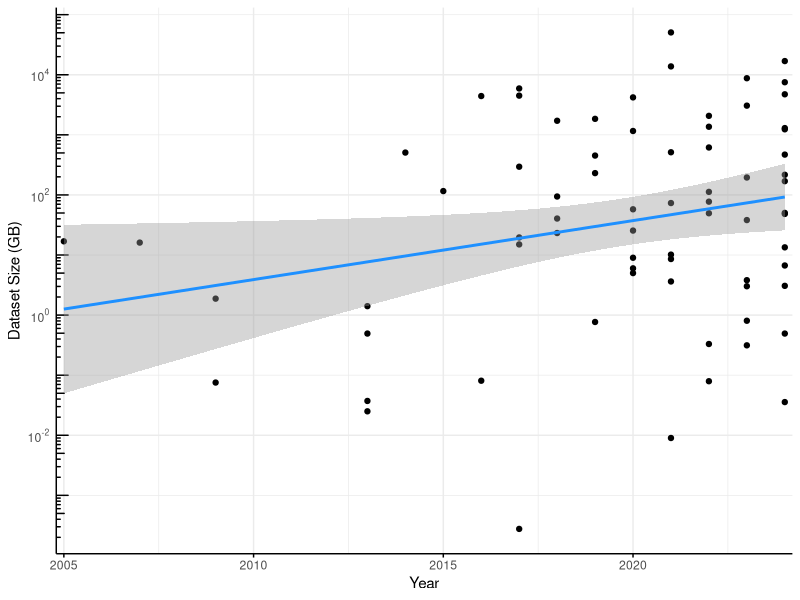
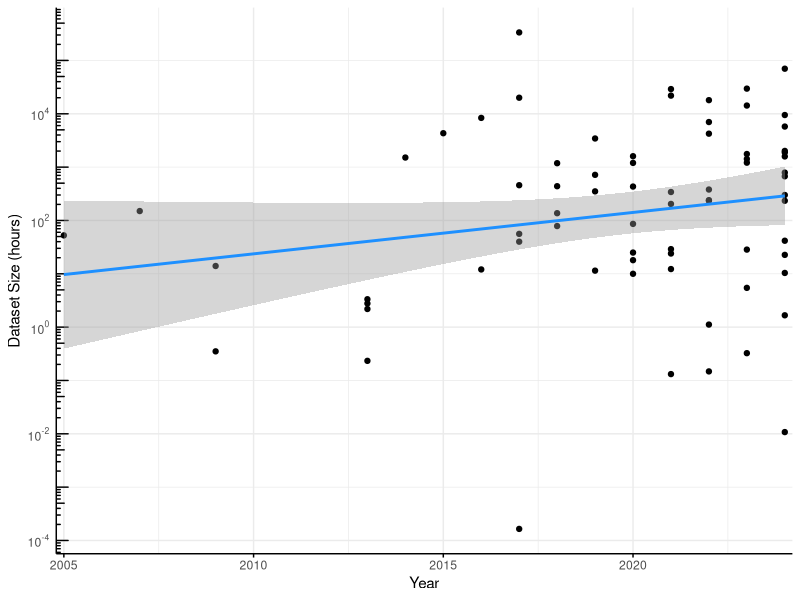
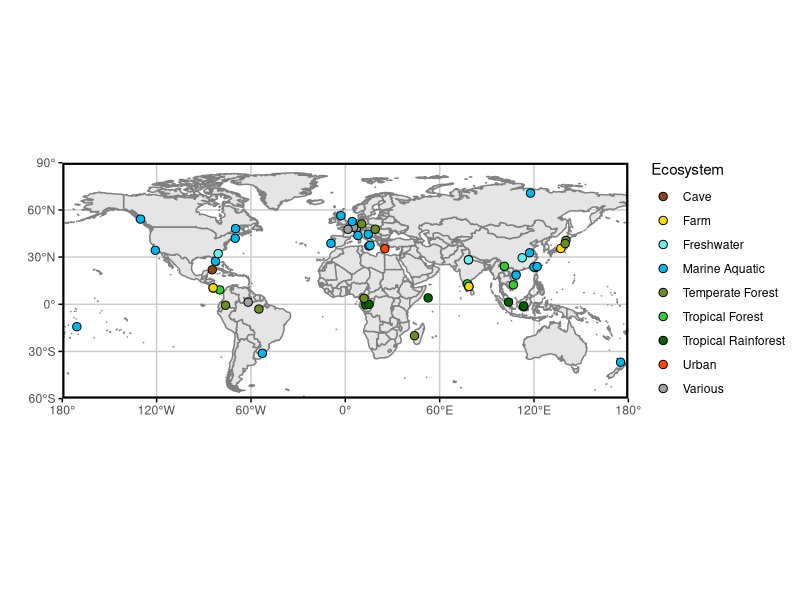
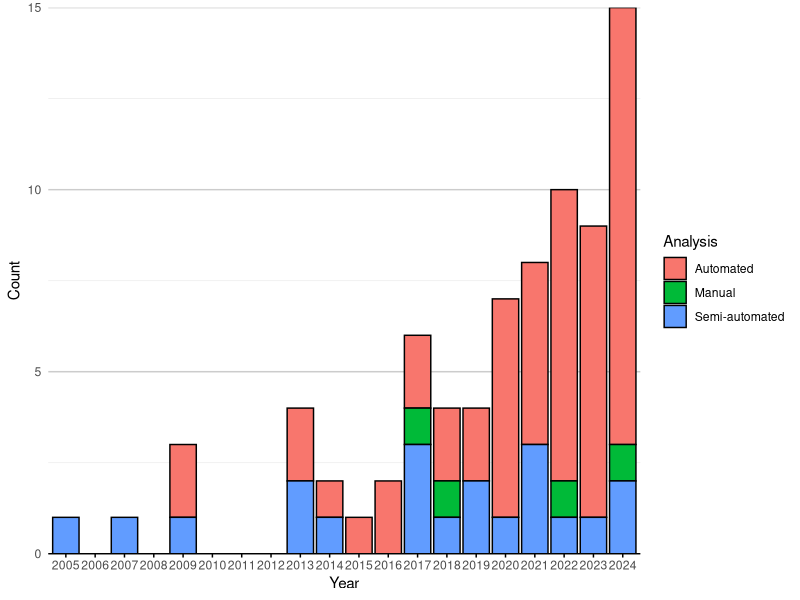
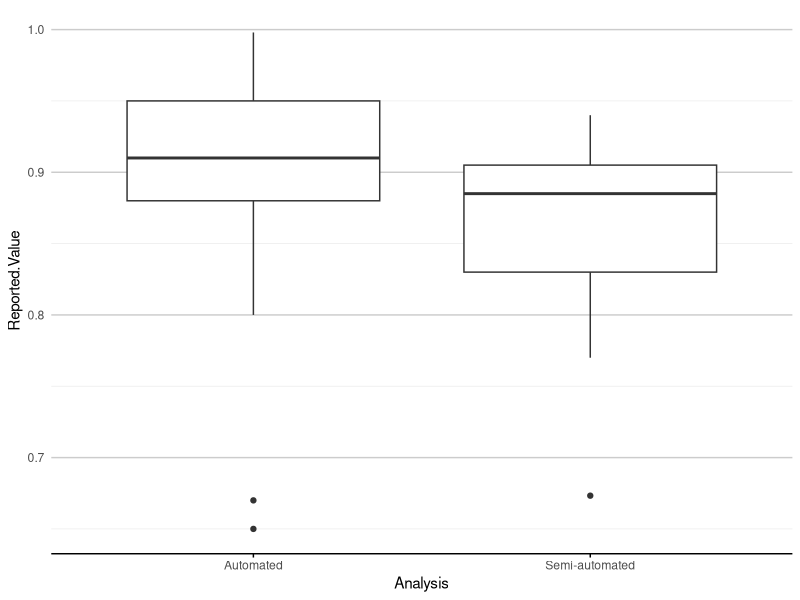
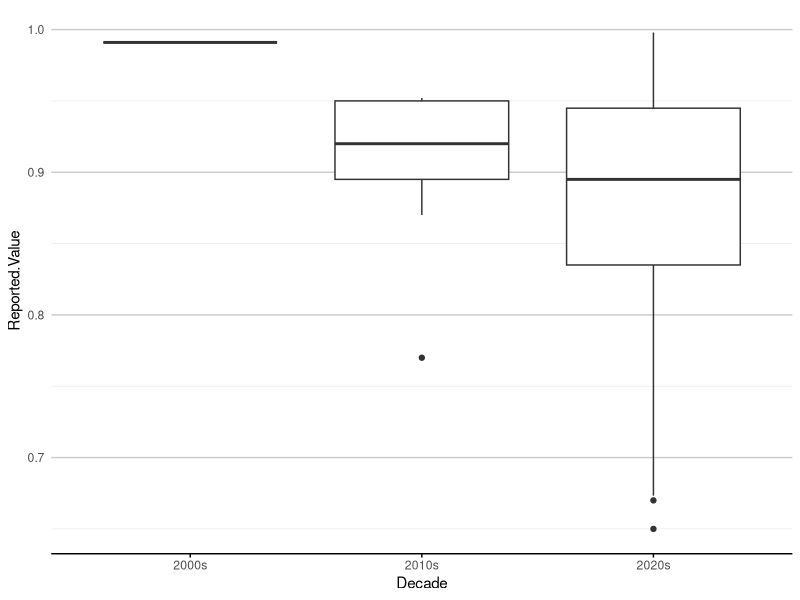
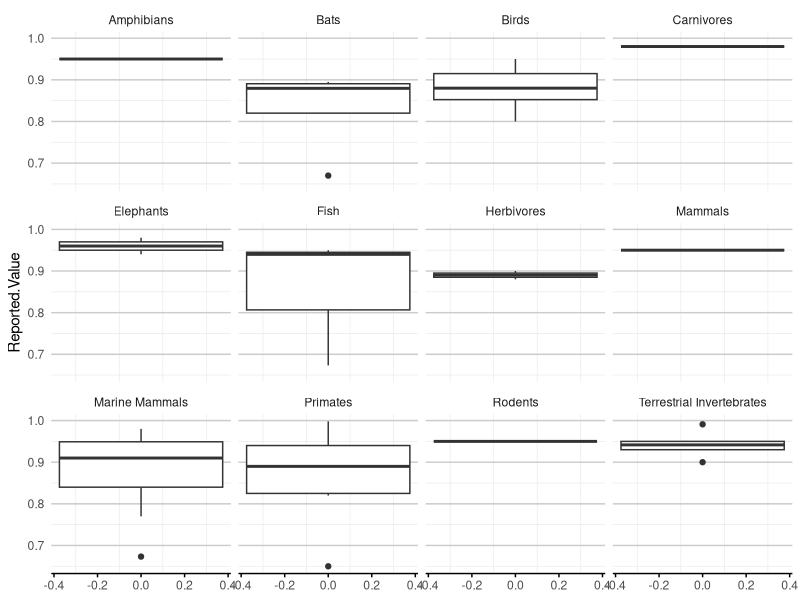
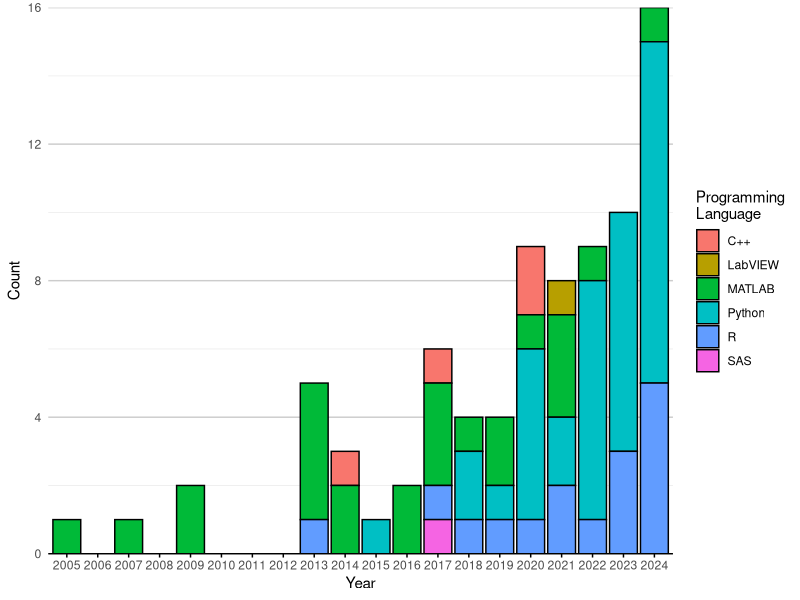

Generate these figures, in order, with R:
## ---- chunk 1
library(ggplot2)
library(maps)
library(dplyr)
## ---- chunk 2
df <- read.csv("tagged_literature.csv")
#df$Year <- as.factor(df$Year)

log10_minor_break = function (...){
  function(x) {
    minx         = floor(min(log10(x), na.rm=T))-1;
    maxx         = ceiling(max(log10(x), na.rm=T))+1;
    n_major      = maxx-minx+1;
    major_breaks = seq(minx, maxx, by=1)
    minor_breaks = 
      rep(log10(seq(1, 9, by=4)), times = n_major)+
      rep(major_breaks, each = 9)
    return(10^(minor_breaks))
  }
}

log_breaks = function(maj, radix=10) {
  function(x) {
    minx         = floor(min(logb(x,radix), na.rm=T)) - 1
    maxx         = ceiling(max(logb(x,radix), na.rm=T)) + 1
    n_major      = maxx - minx + 1
    major_breaks = seq(minx, maxx, by=1)
    if (maj) {
      breaks = major_breaks
    } else {
      steps = logb(1:(radix-1),radix)
      breaks = rep(steps, times=n_major) +
               rep(major_breaks, each=radix-1)
    }
    radix^breaks
  }
}
scale_x_log_eng = function(..., radix=10) {
  scale_x_continuous(...,
                     trans=scales::log_trans(radix),
                     breaks=scales::log_breaks(TRUE, radix),
                     minor_breaks=scales::log_breaks(FALSE, radix))
}
scale_y_log_eng = function(..., radix=10) {
  scale_y_continuous(...,
                     trans=scales::log_trans(radix),
                     breaks=scales::log_breaks(TRUE, radix),
                     minor_breaks=scales::log_breaks(FALSE, radix))
}

p <- df |>
  tidyr::drop_na(Dataset.GB) |> 
  #filter(Year >= 2008) |>
  ggplot(aes(Year, Dataset.GB)) + 
  geom_point() + 
  scale_y_log10(
    breaks = scales::trans_breaks("log10", function(x) 10^x),
    labels = scales::trans_format("log10", scales::math_format(10^.x))
  ) +
  annotation_logticks(side="l")+
  geom_smooth(method="lm", color = "dodgerblue") +
  scale_x_continuous(expand = c(0.01,0.01)) +
  labs(y="Dataset Size (GB)") +
  theme_minimal() +
  theme(axis.line = element_line(),
        axis.ticks.x = element_line())
p
ggsave("images/data_trend.png", p, width = 120, height = 120, units = "mm")

p <- df |>
  tidyr::drop_na(Dataset.Hours) |> 
  #filter(Year >= 2008) |>
  ggplot(aes(Year, Dataset.Hours)) + 
  geom_point() + 
  scale_y_log10(
    breaks = scales::trans_breaks("log10", function(x) 10^x),
    labels = scales::trans_format("log10", scales::math_format(10^.x))
  ) +
  annotation_logticks(side="l")+
  geom_smooth(method="lm", color = "dodgerblue") +
  scale_x_continuous(expand = c(0.01,0.01)) +
  labs(y="Dataset Size (hours)") +
  theme_minimal() +
  theme(axis.line = element_line(),
        axis.ticks.x = element_line())
p
ggsave("images/hours_trend.png", p, width = 120, height = 120, units = "mm")
## ---- chunk 3
# Sample data
#coords <- c("-0.356251N,12.940863E;-0.078775N,15.127076E", "-0.078775N,15.1270777E")

# Function to convert coordinates to numeric values
convert_to_numeric <- function(coord_string) {
  # Split the string by comma
  parts <- strsplit(coord_string, ",")[[1]]
  #remove leading or trailing space
  
  # Extract latitude and longitude, handle direction
  lat <- as.numeric(gsub("[A-Z]", "", parts[1]))
  lon <- as.numeric(gsub("[A-Z]", "", parts[2]))
  
  # Check direction for latitude
  if (grepl("S", parts[1])) {
    lat <- -lat
  }
  
  # Check direction for longitude
  if (grepl("W", parts[2])) {
    lon <- -lon
  }
  
  return(paste0(c(lat, lon), collapse = ","))
}

Latlong_df <- df |>
  select(Latlong, Ecosystem) |>
  mutate(Latlong = strsplit(Latlong, ";")) |>
  tidyr::unnest(Latlong) |>
  mutate(Ecosystem = strsplit(Ecosystem, ", ")) |>
  tidyr::unnest(Ecosystem) |>
  mutate(Latlong = sapply(Latlong, convert_to_numeric),
         lat = sapply(strsplit(Latlong, ","), function(x) as.numeric(x[1])),
         long = sapply(strsplit(Latlong, ","), function(x) as.numeric(x[2]))
)

# Create the world map
world <- map_data("world")

ecosystem_colors <- c(
  "Tropical Forest" = "#32CD32",
  "Marine Aquatic" = "#00B7EB",
  "Various" = "#a0a0a0",
  "Tropical Rainforest" = "#006400",
  "Freshwater" = "#66EEEB",
  "Temperate Forest" = "#6B8E23",
  "Farm" = "#FFD700",
  "Cave" = "#8B4513",
  "Urban" = "#FF4500"
)

# Plotting
p <- ggplot() +
  # Add world map with light grey fill and dark grey borders
  geom_polygon(data = world, aes(x = long, y = lat, group = group), 
               fill = "grey90", color = "grey50") +
  # Add jittered points for different tags
  geom_jitter(data = Latlong_df, aes(x = long, y = lat, fill = Ecosystem), colour="black", size = 2.5, shape=21) +
  # Set coordinate system to map projection
  coord_fixed(ratio = 1, xlim = c(-180, 180), ylim = c(-60, 90), expand = FALSE) +
  # Custom breaks and labels for x (longitude) and y (latitude)
  scale_x_continuous(breaks = seq(-180, 180, by = 60),
                     labels = c("180°", "120°W", "60°W", "0°", "60°E", "120°E", "180°")) +
  scale_y_continuous(breaks = seq(-90, 90, by = 30),
                     labels = c("90°", "60°S", "30°S", "0°", "30°N", "60°N", "90°")) +
  scale_fill_manual(values = ecosystem_colors) +
  # Theme settings
  labs(x="",y="")+
  theme_minimal() +
  theme(
    axis.ticks = element_line(),
    panel.grid.major = element_line(color = "grey80"),    # Light grey grid lines
    panel.grid.minor = element_blank(),                   # No minor grid lines
    panel.border = element_rect(color = "black", fill = NA, linewidth=1.5),  # Black panel border
    axis.text.x = element_text(angle = 0, hjust = 0.5),   # Horizontal x-axis text
    legend.position = "right"                             # Legend on right
  )
p
ggsave("images/ecosystem_map.png", p, width = 240, height = 90, units = "mm")
## ---- chunk 4
bar_theme_x <- theme(panel.grid.major.x = element_blank(),
                   panel.grid.major.y = element_line(colour = "grey80"),
                   axis.line.x = element_line(colour="black"),
                   axis.ticks.x=element_line())
bar_theme_y <- theme(panel.grid.major.y = element_blank(),
                   panel.grid.major.x = element_line(colour = "grey80"),
                   axis.line.y = element_line(colour="black"),
                   axis.ticks.y=element_line())

include_missing_zero <- function(df, col){
  missing_years <- 2005:2024  # This creates c(2025, 2024)

  new_rows <- expand.grid(
    Year  = missing_years,  
    a     = df |> pull({{col}}) |> unique(), 
    Count = 0
  )
  
  colnames(new_rows)[2] <- col

  df <- df |>
    bind_rows(new_rows) |>
    distinct() 
  return(df)
}

keep_gt1 <- function(df, col){
  total_counts <- df |>
    group_by(.data[[col]]) |>
    summarise(Total_Count = n(), .groups = 'drop') |>
    na.omit()

  methods_to_keep <- total_counts |>
    filter(Total_Count > 1) |>
    pull({{ col }})
    
  df[,col] <- ifelse(df[[col]] %in% methods_to_keep, df[[col]], "Other Methods")
  return(df)
}

barplot_counts <- function(df, col, col_title=col, prop=FALSE, year=TRUE, decade=FALSE, bar_col="dodgerblue"){
  if(decade){
    df <- df |>
      mutate(Year = case_when(
        Year >= 2000 & Year < 2010 ~ "2000s",
        Year >= 2010 & Year < 2020 ~ "2010s",
        Year >= 2020 & Year < 2030 ~ "2020s",
        TRUE ~ NA_character_  # Handle years outside these ranges
      ))
  }
  count_data <- df |>
    group_by(Year, .data[[col]], .drop=FALSE) |>
    summarise(Count = n(), .groups = 'drop') |>
    na.omit()
  
  total_count_per_year <- count_data |>
    group_by(Year, .drop=FALSE) |>
    summarise(Total = sum(Count), .groups = 'drop')
  
  count_data <- left_join(count_data, total_count_per_year, by = "Year") |>
    mutate(Percentage = (Count / Total) * 100) |>
    arrange(Year, .data[[col]])
  
  if(!decade){
    count_data <- count_data |>
    include_missing_zero(col)
  }
  
  if(!year){
    df <- df[df[,col] != "Other Methods",]
    p <- df |>
      ggplot(aes(y = reorder(.data[[col]], .data[[col]], FUN = length, decreasing = FALSE))) +
      geom_bar(stat = "count", fill = bar_col) +  # Fill bars with dodgerblue
      labs(x = "Count", y = col_title) +
      scale_x_continuous(expand = c(0,0))
  } else {
    if(prop){
      p <- count_data |> 
        ggplot(aes(x = factor(Year), y = Percentage, fill = .data[[col]], label=Count)) +
        geom_bar(stat = "identity", colour=ifelse(count_data$Count > 0, "black", NA)) +
        geom_label(
          aes(group = .data[[col]]),
          size = 3,
          position = position_stack(vjust = 0.5), 
          fill = "white",                # Optional: black background for contrast
          hjust = ifelse((count_data$Count <= 3) & count_data[[col]] %in% c("Log Magnitude", "Mel", "Data Augmentation", "Downsampling"), (1:nrow(count_data) - 1) %% 2, 0.5)
        ) +
        labs(x = ifelse(decade, "Decade", "Year"), y = "Percentage", fill = col_title) +
        scale_y_continuous(limits=c(0,102), expand=c(0,0)) #+ 
        #guides(fill = guide_legend(override.aes = list(colour = NA)))
    } else {
      p <- count_data |> 
        ggplot(aes(x = factor(Year), y = Count, fill = .data[[col]])) +
        geom_bar(stat = "identity", colour=ifelse(count_data$Count > 0, "black", NA)) +
        labs(x = ifelse(decade, "Decade", "Year"), y = "Count", fill = col_title) +
        scale_y_continuous(expand=c(0,0))
    }
  }
  p <- p + 
    #scale_fill_viridis_d()+
    theme_minimal() +
    guides(fill = guide_legend(override.aes = list(colour = "black")))+
    bar_theme_x
  return(p)
}
## ---- chunk 5
# Convert 'NA' to R's NA
df$Analysis[df$Analysis == "NA"] <- NA

p <- barplot_counts(df, "Analysis")
p
ggsave("images/analysis_year.png", p, width = 240, height = 100, units = "mm")
## ---- chunk 6
p <- df |>
  filter((Reported.Value != "") & (!is.na(Reported.Value))) |>
  mutate(Reported.Value = as.numeric(Reported.Value)) |>
  tidyr::drop_na(Reported.Value) |>
  ggplot(aes(x = Analysis, y = Reported.Value)) +
  geom_boxplot() +
  theme_minimal() +
  bar_theme_x
p
ggsave("images/analysis_reportedvalue.png", p, width = 240, height = 100, units = "mm")
## ---- chunk 7
p <- df |>
  filter((Reported.Value != "") & (!is.na(Reported.Value))) |>
  mutate(Reported.Value = as.numeric(Reported.Value)) |>
  tidyr::drop_na(Reported.Value) |>
  mutate(Decade = case_when(
    Year >= 2000 & Year < 2010 ~ "2000s",
    Year >= 2010 & Year < 2020 ~ "2010s",
    Year >= 2020 & Year < 2030 ~ "2020s",
    TRUE ~ NA_character_  # Handle years outside these ranges
  )) |>
  ggplot(aes(x = Decade, y = Reported.Value)) +
  geom_boxplot() +
  theme_minimal() +
  bar_theme_x
p
ggsave("images/decade_reportedvalue.png", p, width = 240, height = 100, units = "mm")
## ---- chunk 8
p <- df |>
  filter((Reported.Value != "") & (!is.na(Reported.Value))) |>
  mutate(Reported.Value = as.numeric(Reported.Value)) |>
  tidyr::drop_na(Reported.Value) |>
  mutate(Taxa = strsplit(as.character(Taxa), ", ")) |>
  tidyr::unnest(Taxa) |>
  ggplot(aes(y = Reported.Value)) +
  geom_boxplot() +
  theme_minimal() +
  bar_theme_x +
  facet_wrap(~Taxa)
p
ggsave("images/taxa_reportedvalue.png", p, width = 240, height = 100, units = "mm")
## ---- chunk 9
# Convert 'NA' to R's NA
df$Programming.Language[df$Programming.Language == "NA"] <- NA

# Split languages where there are multiple
df_lang <- df |>
  mutate(ProgLanguage = strsplit(as.character(Programming.Language), ", ")) |>
  tidyr::unnest(ProgLanguage)

p <- barplot_counts(df_lang, "ProgLanguage", "Programming\nLanguage")
p
ggsave("images/programminglanguage_year.png", p, width = 240, height = 100, units = "mm")
## ---- chunk 10
df_taxa <- df |>
  mutate(Taxa = strsplit(as.character(Taxa), ", ")) |>
  tidyr::unnest(Taxa)

p <- barplot_counts(df_taxa, "Taxa")
p
ggsave("images/taxa_year.png", p, width = 240, height = 100, units = "mm")
## ---- chunk 11
df_analysis <- df |>
  mutate(Analysis.Methods = strsplit(as.character(Analysis.Methods), ", ")) |>
  tidyr::unnest(Analysis.Methods)

df_analysis <- keep_gt1(df_analysis, "Analysis.Methods")
  #filter(Analysis.Methods %in% methods_to_keep)
p <- barplot_counts(df_analysis, "Analysis.Methods")
p
ggsave("images/analysismethods_year.png", p, width = 240, height = 100, units = "mm")
p <- barplot_counts(df_analysis, "Analysis.Methods", year=FALSE)
p
ggsave("images/analysismethods_total.png", p, width = 240, height = 100, units = "mm")
## ---- chunk 12
df_tools <- df |>
  mutate(Automation.Tools = strsplit(as.character(Automation.Tools), ", ")) |>
  tidyr::unnest(Automation.Tools)

df_tools <- keep_gt1(df_tools, "Automation.Tools")

#filter(Analysis.Methods %in% methods_to_keep)
p <- barplot_counts(df_tools, "Automation.Tools", "Automation Tools")
p
ggsave("images/automationtools_year.png", p, width = 240, height = 120, units = "mm")
p <- barplot_counts(df_tools, "Automation.Tools", "Automation Tools", year = FALSE, bar_col="darkmagenta")
p
ggsave("images/automationtools_total.png", p, width = 240, height = 120, units = "mm")
## ---- chunk 13
df_code_available <- df |>
  mutate(Code.Availability = strsplit(as.character(Code.Availability), ", ")) |>
  tidyr::unnest(Code.Availability)

p <- barplot_counts(df_code_available, "Code.Availability", "Code\nAvailability")
p
ggsave("images/codeavailable_year.png", p, width = 240, height = 100, units = "mm")
## ---- chunk 14
df_data_available <- df |>
  mutate(Data.Availability = strsplit(as.character(Data.Availability), ", ")) |>
  tidyr::unnest(Data.Availability)

p <- barplot_counts(df_data_available, "Data.Availability", "Data\nAvailability")
p
ggsave("images/dataavailable_year.png", p, width = 240, height = 100, units = "mm")
## ---- chunk 15
#df <- read.csv("tagged_literature.csv")
#df |>
#  mutate(Automation.Tools = strsplit(as.character(Automation.Tools), ", ")) |>
#  tidyr::unnest(Automation.Tools) |>
#  pull(Automation.Tools) |> sort() |> unique()
## ---- chunk 16
#df <- read.csv("tagged_literature.csv")
#df |>
#  mutate(Analysis.Methods = strsplit(as.character(Analysis.Methods), ", ")) |>
#  tidyr::unnest(Analysis.Methods) |>
#  pull(Analysis.Methods) |> sort() |> unique()
## ---- chunk 17
df_eval <- df |>
  mutate(Evaluation.Method = strsplit(as.character(Evaluation.Method), ", ")) |>
  tidyr::unnest(Evaluation.Method)

df_eval <- keep_gt1(df_eval, "Evaluation.Method")
  #filter(Analysis.Methods %in% methods_to_keep)
p <- barplot_counts(df_eval, "Evaluation.Method", "Evaluation Method")
p
ggsave("images/evaluationmethod_year.png", p, width = 240, height = 100, units = "mm")
## ---- chunk 18
#df <- read.csv("tagged_literature.csv")
#df |>
#  mutate(Preprocessing = strsplit(as.character(Preprocessing), ", ")) |>
#  tidyr::unnest(Preprocessing) |>
#  pull(Preprocessing) |> sort() |> unique()
## ---- chunk 19
df_pre <- df |>
  mutate(Preprocessing = strsplit(as.character(Preprocessing), ", ")) |>
  tidyr::unnest(Preprocessing)

df_pre <- keep_gt1(df_pre, "Preprocessing")
p <- barplot_counts(df_pre, "Preprocessing")
p
ggsave("images/preprocessing_year.png", p, width = 240, height = 100, units = "mm")
p <- barplot_counts(df_pre, "Preprocessing", prop=TRUE)
p
ggsave("images/preprocessing_prop_year.png", p, width = 240, height = 100, units = "mm")
p <- barplot_counts(df_pre, "Preprocessing", prop=TRUE, decade=TRUE)
p
ggsave("images/preprocessing_prop_decade.png", p, width = 200, height = 80, units = "mm")
## ---- chunk 20
count_data <- df_lang |>
    group_by(Year, ProgLanguage, .drop=FALSE) |>
    summarise(Count = n(), .groups = 'drop') |>
    na.omit()
  
total_count_per_year <- count_data |>
  group_by(Year, .drop=FALSE) |>
  summarise(Total = sum(Count), .groups = 'drop')

count_data <- left_join(count_data, total_count_per_year, by = "Year") |>
  mutate(Percentage = (Count / Total) * 100) |>
  include_missing_zero('ProgLanguage')

count_data |> 
  ggplot(aes(x = factor(Year), y = Count, fill = ProgLanguage)) +
  geom_bar(stat = "identity", colour=ifelse(count_data$Count > 0, "black", NA)) +
  labs(x = "Year", y = "Count", fill = 'Language') +
  scale_y_continuous(expand=c(0,0))+
  theme_minimal() +
  guides(fill = guide_legend(override.aes = list(colour = "black")))+
  theme(panel.grid.major.x = element_blank(),
        panel.grid.major.y = element_line(colour = "grey80"),
        axis.line.x = element_line(colour="black"),
        #panel.grid = element_line(colour="lightgrey"),
        axis.ticks.x=element_line())
## ---- chunk 21
df_tools <- df |>
  mutate(Automation.Tools = strsplit(as.character(Automation.Tools), ", ")) |>
  tidyr::unnest(Automation.Tools) |>
  mutate(Taxa = strsplit(as.character(Taxa), ", ")) |>
  tidyr::unnest(Taxa)

df_tools <- keep_gt1(df_tools, "Automation.Tools")
p <- df_tools |>
  filter(Automation.Tools != "Other Methods") |>
      ggplot(aes(y = reorder(Automation.Tools, Automation.Tools, FUN = length, decreasing = FALSE), fill = Taxa)) +
      geom_bar(stat = "count", colour="black") +  # Fill bars with dodgerblue
      labs(x = "Count", y = "Automation Tools") +
      scale_x_continuous(expand = c(0,0)) +
  theme_minimal() +
  bar_theme_y
p
ggsave("images/automationtools_taxa.png", p, width = 240, height = 120, units = "mm")
## ---- chunk 22
df_analysis <- df |>
  mutate(Analysis.Methods = strsplit(as.character(Analysis.Methods), ", ")) |>
  tidyr::unnest(Analysis.Methods) |>
  mutate(Taxa = strsplit(as.character(Taxa), ", ")) |>
  tidyr::unnest(Taxa)

df_analysis <- keep_gt1(df_analysis, "Analysis.Methods")
p <- df_analysis |>
  filter(Analysis.Methods != "Other Methods") |>
      ggplot(aes(y = reorder(Analysis.Methods, Analysis.Methods, FUN = length, decreasing = FALSE), fill = Taxa)) +
      geom_bar(stat = "count", colour="black") +  # Fill bars with dodgerblue
      labs(x = "Count", y = "Analysis Methods") +
      scale_x_continuous(expand = c(0,0)) +
  theme_minimal() +
  bar_theme_y
p
ggsave("images/analysismethods_taxa.png", p, width = 240, height = 120, units = "mm")
## ---- chunk 23
df <- read.csv("tagged_literature.csv")
df_analysis <- df |>
  # Unnest Analysis.Methods
  mutate(Analysis.Methods = strsplit(as.character(Analysis.Methods), ", ")) |>
  tidyr::unnest(Analysis.Methods) |>
  keep_gt1("Analysis.Methods") |>
  #filter(Analysis.Methods != "Other Methods") |>
  # Unnest Automation.Tools (assuming it exists in df)
  mutate(Automation.Tools = strsplit(as.character(Automation.Tools), ", ")) |>
  tidyr::unnest(Automation.Tools) |>
  keep_gt1("Automation.Tools") |>
  #filter(Automation.Tools != "Other Methods") |>
  # Unnest Taxa
  mutate(Taxa = strsplit(as.character(Taxa), ", ")) |>
  tidyr::unnest(Taxa) |>
  # Pivot to long format for faceting
  tidyr::pivot_longer(
    cols = c("Analysis.Methods", "Automation.Tools"),
    names_to = "Category",
    values_to = "Method.Tool"
  ) |>
  mutate(Category = stringr::str_replace(Category, "\\.", " "))
  # Filter out "Other Methods" equivalent

# Plot with facet_grid
p <- df_analysis |>
  ggplot(aes(y = reorder(Method.Tool, Method.Tool, FUN = length, decreasing = FALSE), fill = Taxa)) +
  geom_bar(stat = "count", colour = "black") +
  labs(x = "Count", y = NULL) +  # Remove y-axis label since facets will label it
  scale_x_continuous(expand = c(0, 0)) +
  facet_wrap(~Category, scales = "free_y", ncol = 2) +  # Facet by Category
  theme_minimal() +
  bar_theme_y  # Assuming this is a custom theme defined elsewhere

# Display and save
p
ggsave("images/analysismethods_automation_taxa.png", p, width = 300, height = 130, units = "mm")
#df_analysis |> filter(Category == "Analysis.Methods") |> pull(Method.Tool) |> unique() |> sort()
## ---- chunk 24
#x axis-year, y-axcis, manual.automatic.semiautomatic

# Assuming your dataframe is called 'df'
# First, preprocess the Monitoring.Year column
df_expandyear <- df |>
  filter(!is.na(Monitoring.Year)) |>
  #select(Monitoring.Year) |>
  # Separate comma-separated values into rows
  tidyr::separate_rows(Monitoring.Year, sep = ",") |>
  # Clean up any whitespace
  mutate(Monitoring.Year = trimws(Monitoring.Year)) |>
  # Create a new column that expands hyphenated years
  mutate(Expanded_Years = purrr::map(Monitoring.Year, function(x) {
    if (stringr::str_detect(x, "-")) {
      range <- stringr::str_split(x, "-")[[1]] |> as.numeric()
      return(seq(range[1], range[2]))
    } else {
      return(as.numeric(x))
    }
  })) |>
  # Unnest the list column into individual rows
  tidyr::unnest(Expanded_Years) # Create the boxplot
  
df |>
  ggplot(aes(x=Year, fill=Analysis)) +
  geom_bar(stat="count", colour="black") +
  #ggplot(aes(x = Analysis, y = Expanded_Years)) +
  #geom_boxplot() +
  # Customize the plot
  #make breaks pretty
  scale_y_continuous(expand = c(0,0), breaks = pretty) +
  scale_x_continuous(expand = c(0,0), breaks = pretty) +
  labs(title = "Analysis Type by Year",
       x = "Monitoring Year",
       y = "Count") +
  # Rotate x-axis labels if needed
  theme(panel.grid.major.x = element_blank(),
        panel.grid.major.y = element_line(colour = "grey80"),
        axis.line.x = element_line(colour="black"),
        axis.ticks.x=element_line())+
  # Ensure proper spacing
  theme_minimal() +
  bar_theme_x
## ---- chunk 25
#correlation plot between monitoring year and publication year
ggplot(df_expandyear, aes(x=Expanded_Years, y=Year, colour=Title)) +
  geom_point() +
  geom_smooth(method="lm", color = "dodgerblue") +
  labs(title = "Correlation between Monitoring Year and Publication Year",
       x = "Monitoring Year",
       y = "Publication Year") +
  theme_minimal() + 
  #hide legend
  theme(legend.position="none")
## ---- chunk 26
# install.packages("devtools")
#devtools::install_github("davidsjoberg/ggsankey")
#library(ggsankey)
## ---- chunk 27
# Create data frame with flows between stages
# Create the data frame for ggsankey
